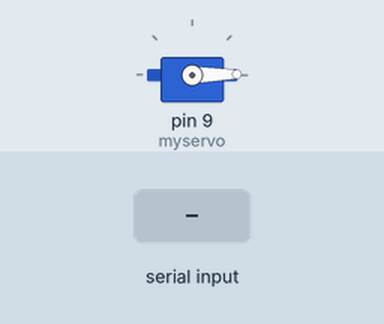
A sketch run on a simulated Arduino Uno, built with avr-gcc and run on an emulated ATmega328P. Shown: servo. The inputs (shaded band) are chosen by the test bench.

Above: at 1.2 s.
1.3 s: "2" received over Serial
2.8 s: "0" received over Serial
At 3.1 s:
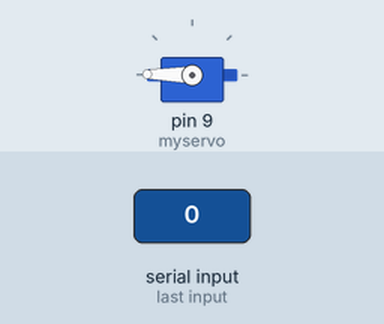
4.3 s: "1" received over Serial
Timing chart, 0 to 7.3 s (numbered marks = the images above; inputs shaded):
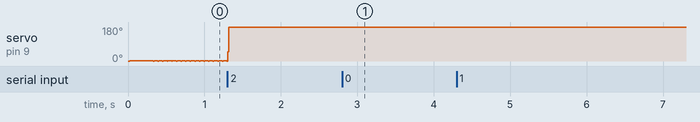

Measured:
- after the input at 2.8 s, servo on pin 9 (myservo): 180° → 179° at once
- after the input at 4.3 s, every drawn part: stays the same

The sketch:

moveServoTowardsObject.ino
```cpp
#include <Servo.h>

char data = '0';
int val = -1;

// servo movements signals from arduino
int left    = 0;
int right   = 0;
int angleX  = 0;
int angley  = 0;

// create servo object to control a servo
Servo myservo;

void setup() {

Serial.begin(115200); // opens serial port, sets data rate to 9600 bps
myservo.attach(9);    // attaches the servo on pin 9 to the servo object

}

void loop() {

    // read from serial while data is available
    while(Serial.available()){
      data = Serial.read();
    }

    // convert to int
    // value sent from keyboard is = 65 + (a combination of 4 bits )
    val = data - 65 ;

    // each bit of represents the button pressed on keyboard
    left = val & 1<<0;
    right = val & 1<<1;

    if(left && angleX < 180 ){
      angleX++;
      myservo.write(angleX);
    }

    if(right && angleX > 0 ){
        angleX--;
        myservo.write(angleX);
    }
}
```
